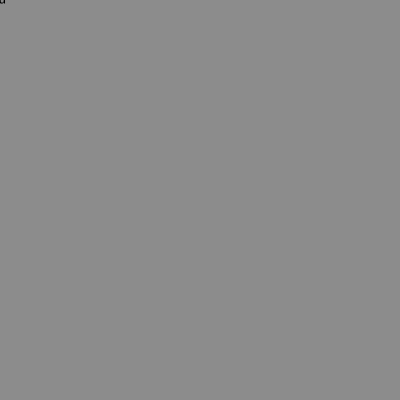
Frame 1 (no input)
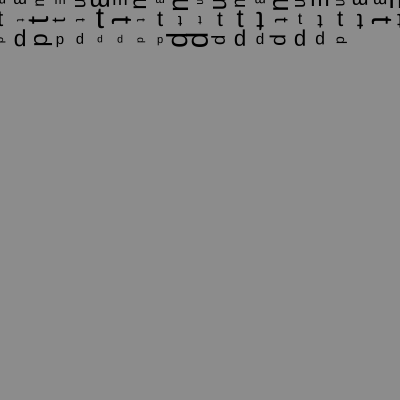
Frame 60 (no input)
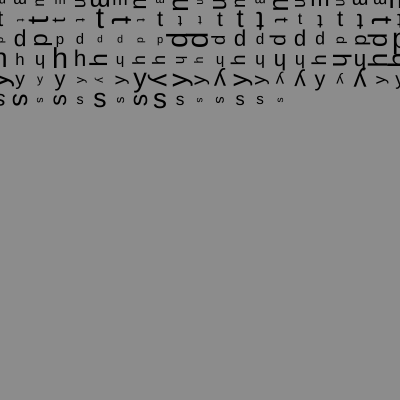
Frame 120 (the mouse pressed at the canvas centre since frame 60)

The p5.js sketch that drew these frames (run headless with seeded random() and noise() and a simulated clock; from frame 60 on, the mouse is pressed at the canvas centre):

// p5.js sketch
// ── sketch.js
let x = 0;
let y = 0;
let w = 20;
let h = 20;

let mtphyscs = 'mtphyscs';
let index = 0;
let letter = mtphyscs[index];

function setup() {
  createCanvas(400, 400);
  background(140);
  angleMode(DEGREES);
}

function draw() {

  let rand = random(1);
  textSize(24);
  textAlign(CENTER, CENTER);
  translate(x, y);
  
	textSize(random(10,30));
  
  if (rand < 0.25) {
    rotate(0);
  } else if (rand >= 0.25 && rand < 0.5) {
    rotate(90);
  } else if (rand >= 0.5 && rand < 0.75) {
    rotate(180);
  } else if (rand >= 0.75) {
    rotate(270);
  }
  text(letter, 0, 0);


  // always be adding w to x
  x += w;




  // reset x if it is bigger than the screen width
  // also jump down a line
  if (x > width) {
    x = 0;
    y += h;
		
    index++;
    if (index > mtphyscs.length - 1) {
      index = 0;
    }

    letter = mtphyscs[index];
  }

  // if y goes greater than the height, reset everything
  if (y > height) {
    background(220);
    x = 0;
    y = 0;


  }
}
// ── CrazyLetters.html
<!doctype html>

<html lang="en">
<head>


  <title>Crazy Letters Pattern</title>
  <link rel="stylesheet" href="styles.css">
  <script src="https://cdn.jsdelivr.net/npm/p5@1.0.0/lib/p5.js"></script>
  <script src="sketch.js"></script>
 

</head>

<body>
    <h1>MTPHYSCS</h1>


  
</body>
</html>
